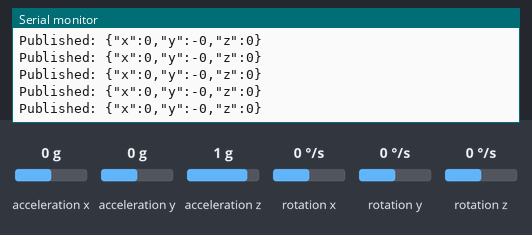
Bench run of a sketch on a simulated ESP8266 (NodeMCU). Shown: the last lines printed to the serial monitor. The test bench sets the inputs (shaded band); at power-on: acceleration x 0 g, acceleration y 0 g, acceleration z 1 g, rotation z 0 °/s, rotation x 0 °/s, rotation y 0 °/s. WiFi joins after 1.5 s; servers stay silent unless stated; no MQTT or app messages arrive unless stated.

Above: at 4.7 s.
4.8 s: acceleration x set to -1.4 g
At 5.8 s:
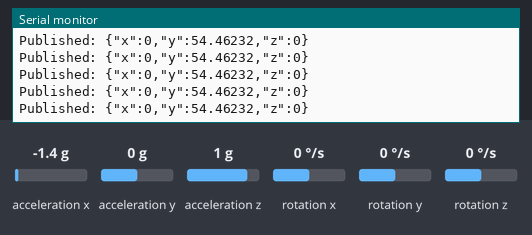
6.3 s: acceleration y set to 0.8 g
At 7.0 s:
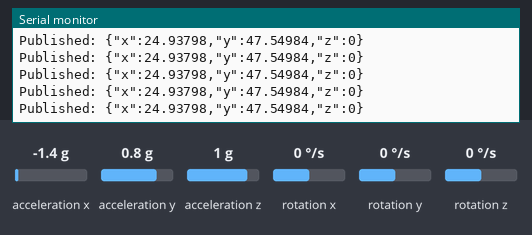
9.3 s: acceleration z set to -0.8 g
At 10.2 s:
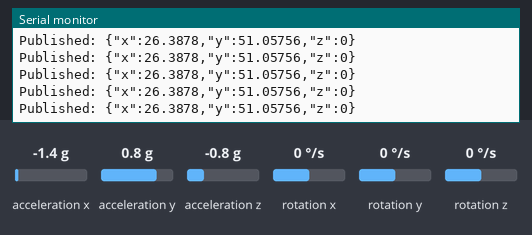
12.3 s: rotation z set to -192 °/s
Timing chart, 0 to 12.6 s (numbered marks = the images above; inputs shaded):
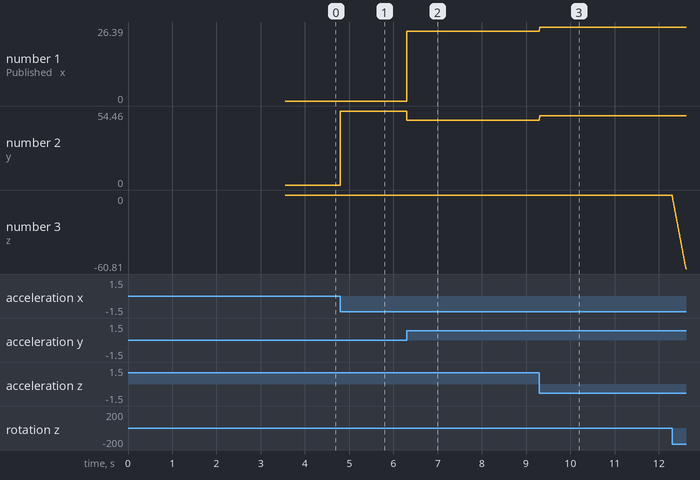

The sketch:

digital_twin.ino
```cpp
#include <Wire.h>
#include <MPU6050_light.h>
#include <ESP8266WiFi.h>
#include <PubSubClient.h>
#include <ArduinoJson.h>

#define network "Timothy's A16"
#define password "nmg9h28vmhjth6m"

MPU6050 mpu(Wire);

// MQTT settings
const char* mqtt_server = "broker.hivemq.com";
const char* angle_topic = "my_angles";

WiFiClient espClient;
PubSubClient client(espClient);

unsigned long publishTimer = 0;

float x, y, z;

void reconnect() {
  while (!client.connected()) {
    Serial.print("Connecting to MQTT...");

    String clientId = "ESP8266-";
    clientId += String(ESP.getChipId(), HEX);

    if (client.connect(clientId.c_str())) {
      Serial.println(" Connected!");
    } else {
      Serial.print(" Failed, rc=");
      Serial.print(client.state());
      Serial.println(" Retrying in 5 seconds...");
      delay(5000);
    }
  }
}

void setup() {
  Serial.begin(115200);

  // Initialize MPU6050
  Wire.begin();
  byte status = mpu.begin();

  if (status != 0) {
    Serial.print("MPU6050 initialization failed. Status: ");
    Serial.println(status);
    while (1);
  }

  Serial.println("Calculating offsets. Keep the sensor still...");
  delay(1000);
  mpu.calcOffsets();
  Serial.println("Done!");

  // Connect to Wi-Fi
  WiFi.mode(WIFI_STA);
  WiFi.begin(network, password);

  Serial.print("Connecting to Wi-Fi");

  while (WiFi.status() != WL_CONNECTED) {
    delay(500);
    Serial.print(".");
  }

  Serial.println();
  Serial.println("Wi-Fi Connected!");
  Serial.print("IP Address: ");
  Serial.println(WiFi.localIP());

  // Configure MQTT server
  client.setServer(mqtt_server, 1883);

  // Connect to MQTT
  reconnect();
}

void loop() {

  if (!client.connected()) {
    reconnect();
  }

  client.loop();

  // Update MPU6050
  mpu.update();

  // Read angles
  x = mpu.getAngleX();
  y = mpu.getAngleY();
  z = mpu.getAngleZ();

  // Publish every 200 ms
  if (millis() - publishTimer >= 1) {
    publishTimer = millis();
   JsonDocument doc;
    doc["x"] = x;
    doc["y"] = y;
    doc["z"] = z;

    char jsonBuffer[128];
    serializeJson(doc, jsonBuffer);

    client.publish(angle_topic, jsonBuffer);

    Serial.print("Published: ");
    Serial.println(jsonBuffer);
  }
}
```

Measured:
- after the input at 4.8 s, the serial monitor: prints a new line at once (image 1)
- after the input at 6.3 s, the serial monitor: prints a new line at once (image 2)
- after the input at 9.3 s, the serial monitor: prints a new line at once (image 3)
- plotted number 1: 0 → 24.94 after the input at 6.3 s, 24.94 → 26.39 after the input at 9.3 s
- plotted number 2: 0 → 54.46 after the input at 4.8 s, 54.46 → 47.55 after the input at 6.3 s, 47.55 → 51.06 after the input at 9.3 s
- plotted number 3: 0 → -59.96 after the input at 12.3 s
